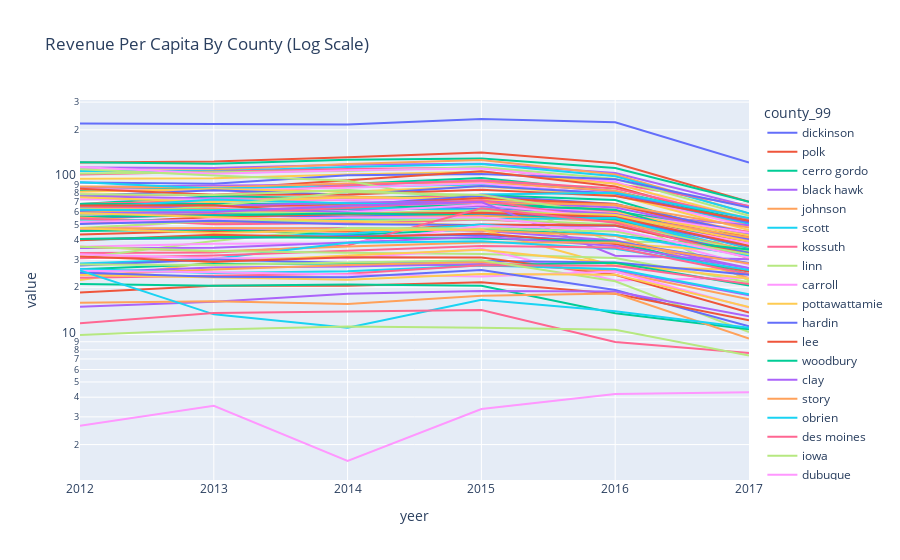

Notebook source saved alongside this figure:
### Code cell
px.line(rbcy_percap_toplot, 
        line_group='county_99', color='county_99', 
        title='Revenue Per Capita By County (Log Scale)',
        labels='county_99',
        log_y=True
    )
